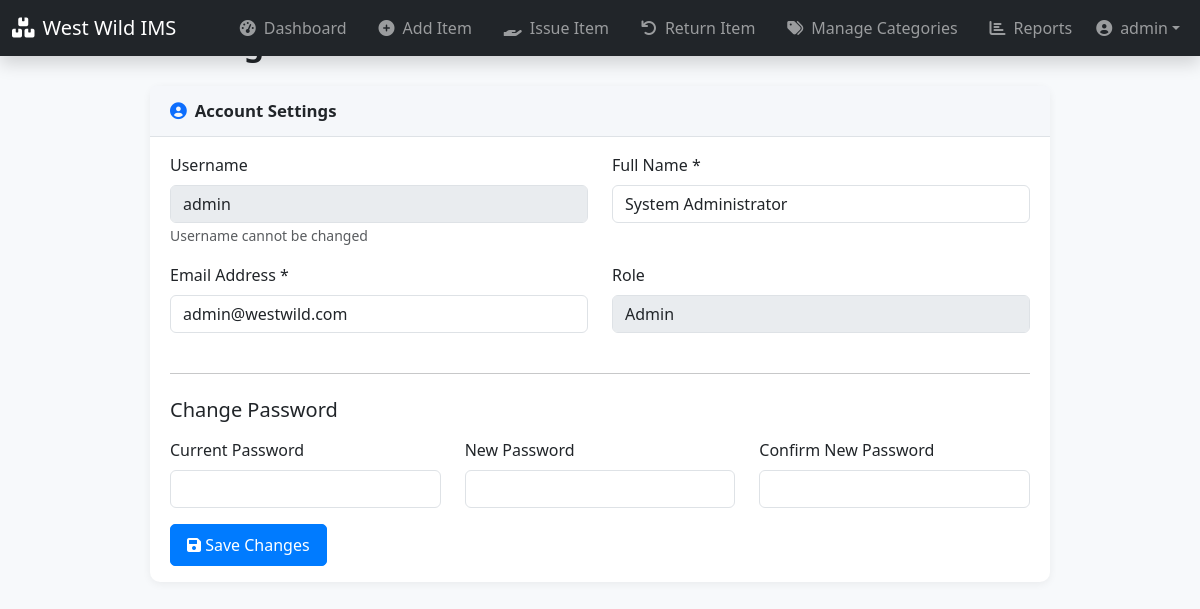
Screenshot of /index.php?page=profile (signed in) with the database file from the repository.
### tables this page shows
CREATE TABLE IF NOT EXISTS users (
    id INT PRIMARY KEY AUTO_INCREMENT,
    username VARCHAR(50) UNIQUE NOT NULL,
    password VARCHAR(255) NOT NULL,
    full_name VARCHAR(100) NOT NULL,
    email VARCHAR(100) UNIQUE NOT NULL,
    role ENUM('admin', 'user') DEFAULT 'user',
    created_at TIMESTAMP DEFAULT CURRENT_TIMESTAMP,
    updated_at TIMESTAMP DEFAULT CURRENT_TIMESTAMP ON UPDATE CURRENT_TIMESTAMP
);

### pages/profile.php (the view, shortened to what this page needs)
<?php
$stmt = $conn->prepare("SELECT * FROM users WHERE id = ?");
$stmt->execute([$_SESSION['user_id']]);
$user = $stmt->fetch();
?>
<div class="dashboard-bg">
    <div class="container-fluid px-3 px-md-4 py-4">
        <h2 class="mb-4 fw-bold text-dark">Profile Settings</h2>
        <div class="row justify-content-center">
            <div class="col-12">
                <div class="card dashboard-section" style="max-width:900px;margin:auto;">
                    <div class="card-header section-header bg-light text-dark border-bottom">
                        <i class="fas fa-user-circle me-2 text-primary"></i> <span class="fw-semibold">Account Settings</span>
                    </div>
                    <div class="card-body py-3">
                        <form method="POST" action="">
                            <div class="row">
                                <div class="col-md-6">
                                    <div class="mb-3">
                                        <label for="username" class="form-label">Username</label>
                                        <input type="text" class="form-control" id="username" value="<?php echo htmlspecialchars($user['username']); ?>" disabled>
                                        <small class="text-muted">Username cannot be changed</small>
                                    </div>
                                </div>
                                <div class="col-md-6">
                                    <div class="mb-3">
                                        <label for="full_name" class="form-label">Full Name *</label>
                                        <input type="text" class="form-control" id="full_name" name="full_name"
                                               value="<?php echo htmlspecialchars($user['full_name']); ?>" required>
                                    </div>
                                </div>
                            </div>
                            <div class="row">
                                <div class="col-md-6">
                                    <div class="mb-3">
                                        <label for="email" class="form-label">Email Address *</label>
                                        <input type="email" class="form-control" id="email" name="email"
                                               value="<?php echo htmlspecialchars($user['email']); ?>" required>
                                    </div>
                                </div>
                                <div class="col-md-6">
                                    <div class="mb-3">
                                        <label for="role" class="form-label">Role</label>
                                        <input type="text" class="form-control" id="role"
                                               value="<?php echo ucfirst(htmlspecialchars($user['role'])); ?>" disabled>
                                    </div>
                                </div>
                            </div>
                            <hr class="my-4">
                            <h5 class="mb-3">Change Password</h5>
                            <div class="row">
                                <div class="col-md-4">
                                    <div class="mb-3">
                                        <label for="current_password" class="form-label">Current Password</label>
                                        <input type="password" class="form-control" id="current_password" name="current_password">
                                    </div>
                                </div>
                                <div class="col-md-4">
                                    <div class="mb-3">
                                        <label for="new_password" class="form-label">New Password</label>
                                        <input type="password" class="form-control" id="new_password" name="new_password">
                                    </div>
                                </div>
                                <div class="col-md-4">
                                    <div class="mb-3">
                                        <label for="confirm_password" class="form-label">Confirm New Password</label>
                                        <input type="password" class="form-control" id="confirm_password" name="confirm_password">
                                    </div>
                                </div>
                            </div>
                            <div class="row">
                                <div class="col-12">
                                    <button type="submit" class="btn btn-primary">
                                        <i class="fas fa-save"></i> Save Changes
                                    </button>
                                </div>
                            </div>
                        </form>
                    </div>
                </div>
            </div>
        </div>
    </div>
</div>

### assets/css/style.css (style rules this page uses)
body { font-family: 'Segoe UI', Tahoma, Geneva, Verdana, sans-serif; background-color: #f8f9fa; }
.card { border: none; border-radius: 10px; box-shadow: 0 0 10px rgba(0,0,0,0.1); margin-bottom: 20px; width: 100%; max-width: 100%; box-sizing: border-box; }
.card-header { background-color: #fff; border-bottom: 1px solid #eee; padding: 15px 20px; }
.btn { border-radius: 5px; padding: 0.5rem 1rem; }
.btn-primary { background-color: #007bff; border-color: #007bff; }
html, body { max-width: 100vw; overflow-x: hidden !important; }

### pages/profile.php (style rules this page uses)
body, .dashboard-bg { background: #f7f9fb !important; }
.dashboard-bg { min-height: 100vh; width: 100vw; position: absolute; left: 0; top: 0; z-index: 0; }
.dashboard-section { border-radius: 10px; box-shadow: 0 2px 8px rgba(0,0,0,0.06); margin-bottom: 0; background: #fff; }
.section-header { font-size: 1.05rem; font-weight: 500; border-radius: 10px 10px 0 0; padding: 0.75rem 1.25rem; margin-bottom: 0; display: flex; align-items: center; background: #f5f7fa !important; border-bottom: 1px solid #e3e6ea; }
.card-body { padding: 1.25rem; }

### rows the page displays
users: username "admin", full_name "System Administrator", email "admin@westwild.com", role "Admin"

### other values shown
$_SESSION['username'] "admin"
